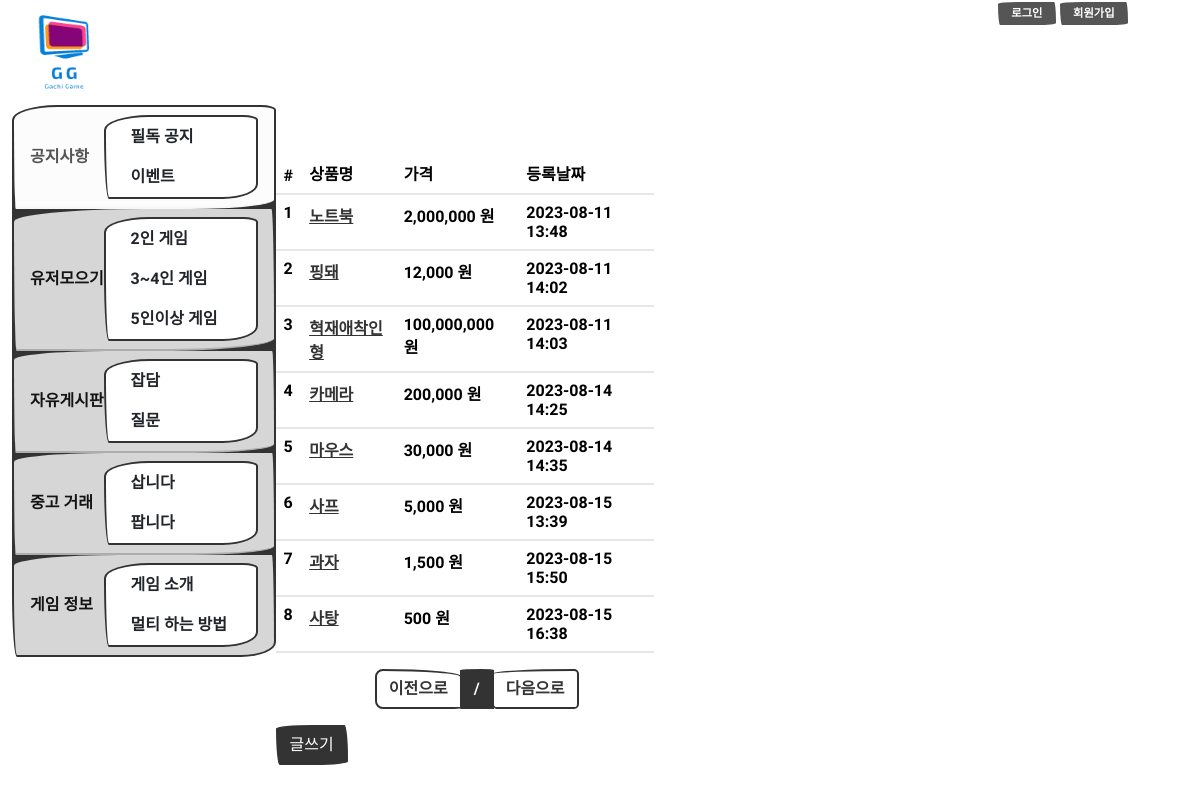
Screenshot of /buyboard/ with the database file from the repository.
### j_buyboard/models.py (models this page shows, shortened)
class Product(models.Model):
    name = models.CharField(max_length=256, verbose_name='상품명')
    price = models.IntegerField(verbose_name='상품가격')
    description = models.TextField(verbose_name='상품설명')
    stock = models.IntegerField(verbose_name='재고', default=1)
    register_date = models.DateTimeField(auto_now_add=True, verbose_name='등록날짜')
    sold_out = models.BooleanField(default=False)

### j_buyboard/views.py (the view)
# urls.py: path('buyboard/',ProductList.as_view(), name='buyboard'),
class ProductList(ListView):
    model=Product
    template_name='j_buyboard.html'
    context_object_name='product_list'
    paginate_by=10

### j_buyboard/templates/j_buyboard.html
{% extends 'base.html' %}
{% load static %}
{% load humanize %}
{% block contents %}
<div class="top">
    <div class="home_top">
        <a href=""><img id='home_img' src="{% static 'images/logo.png' %}" alt="로고 이미지"></a>
        {% if request.session.user %}
        <div class="logout_align">
            <span class="badge bg-dark">
                <a class="top_menu" href="">마이 페이지</a>
            </span>
            <span class="badge bg-dark">
                <a class="top_menu" href="logout/">로그아웃</a>
            </span>
        </div>
        {% else %}
        <div class="login_align">
            <span class="badge bg-dark">
                <a class="top_menu" href="login/">로그인</a>
            </span>
            <span class="badge bg-dark">
                <a class="top_menu" href="register/">회원가입</a>
            </span>
        </div>
        {% endif%}
    </div>
</div>
<div class='flex-container'>
    <div class="list-side">
        <ul class="list-group">
            <li class="list-group-item list-group-item-light d-flex justify-content-between align-items-center">공지사항
                <ul class="list-group sub-menu">
                    <li><a class="list-group-item list-group-item-action sub-size" href="">필독 공지</a></li>
                    <li><a class="list-group-item list-group-item-action sub-size" href="">이벤트</a></li>
                </ul>
            </li>
            <li class="list-group-item list-group-item-primary d-flex justify-content-between align-items-center">유저모으기
                <ul class="list-group sub-menu">
                    <li><a class="list-group-item list-group-item-action sub-size" href="">2인 게임</a></li>
                    <li><a class="list-group-item list-group-item-action sub-size" href="">3~4인 게임</a></li>
                    <li><a class="list-group-item list-group-item-action sub-size" href="">5인이상 게임</a></li>
                </ul>
            </li>
            <li class="list-group-item list-group-item-primary d-flex justify-content-between align-items-center">자유게시판
                <ul class="list-group sub-menu">
                    <li><a class="list-group-item list-group-item-action sub-size" href="chat_board/">잡담</a></li>
                    <li><a class="list-group-item list-group-item-action sub-size" href="">질문</a></li>
                </ul>
            </li>
            <li class="list-group-item list-group-item-primary d-flex justify-content-between align-items-center">중고 거래
                <ul class="list-group sub-menu">
                    <li><a class="list-group-item list-group-item-action sub-size" href="">삽니다</a></li>
                    <li><a class="list-group-item list-group-item-action sub-size" href="">팝니다</a></li>
                </ul>
            </li>
            <li class="list-group-item list-group-item-primary d-flex justify-content-between align-items-center">게임 정보
                <ul class="list-group sub-menu">
                    <li><a class="list-group-item list-group-item-action sub-size" href="">게임 소개</a></li>
                    <li><a class="list-group-item list-group-item-action sub-size" href="">멀티 하는 방법</a></li>
                </ul>
            </li>
        </ul>
    </div>
<div class="home_deco">
    <div class="row mt-5">
        <div class="col-12">
            <table class="table table-light">
                <thead class="thead-light">
                    <tr>
                        <th scope="col">#</th>
                        <th scope="col">상품명</th>
                        <th scope="col">가격</th>
                        <th scope="col">등록날짜</th>
                    </tr>
                </thead>
                <tbody class="text-dark">
                    {% for product in product_list %}
                    <tr>
                        <th scope="row">{{ product.id }}</th>
                        <th><a id="product-{{product.id}}" onmouseenter="product_detail({{product.id}});"
                            onmouseleave="product_leave({{product.id}});"  href="/product/{{product.id}}">{{ product.name }}</a></th>
                        <th>{{ product.price|intcomma}} 원</th>
                        <th>{{ product.register_date|date:'Y-m-d H:i'}}</th>
                    </tr>
                    {% endfor %}
                </tbody>
            </table>
        </div>
    </div>
    <div class="row">
        <div class="col-12">
            <nav>
                <ul class="pagination justify-content-center">
                    {% if product_list.has_previous%}
                    <li class="page-item">
                        <a class="page-link" href="?page={{ product_list.previous_page_number }}">이전으로</a>
                    </li>
                    {% else %}
                    <li class="page-item disableed">
                        <a class="page-link" href="#">이전으로</a>
                    </li>
                    {% endif %}
                    <li class="page-item active">
                        <a class="page-link" href="#">{{product_list.number}}/{{product_list.paginator_by.num_pages}}</a>
                    </li>
                    {% if product_list.has_next%}
                    <li class="page-item">
                        <a class="page-link" href="?page={{ product_list.next_page_number }}">다음으로</a>
                    </li>
                    {% else %}
                    <li class="page-item" disableed>
                        <a class="page-link" href="#">다음으로</a>
                    </li>
                    {% endif %}
                </ul>
            </nav>
        </div>
    </div>
    <div class="row">
        <div class="col-12">
            <button type="submit" class="btn btn-primary" onclick="location.href = '/buyboard/create/'">글쓰기</button>
        </div>
    </div>
</div>
{% endblock %}

### a_GG/bcuser/templates/base.html (shortened to what this page needs)
<html>
  <head>
    <link rel="stylesheet" href="../../static/bootstrap.min.css">
  </head>
  <body>
    <div class="container">{%block contents%} {% endblock %}</div>
  </body>
</html>

### rows the page displays
Product: id "1", name "노트북", price "2,000,000", register_date "2023-08-11 13:48"
Product: id "2", name "핑돼", price "12,000", register_date "2023-08-11 14:02"
Product: id "3", name "혁재애착인형", price "100,000,000", register_date "2023-08-11 14:03"
Product: id "4", name "카메라", price "200,000", register_date "2023-08-14 14:25"
Product: id "5", name "마우스", price "30,000", register_date "2023-08-14 14:35"
Product: id "6", name "사프", price "5,000", register_date "2023-08-15 13:39"
Product: id "7", name "과자", price "1,500", register_date "2023-08-15 15:50"
Product: id "8", name "사탕", price "500", register_date "2023-08-15 16:38"
